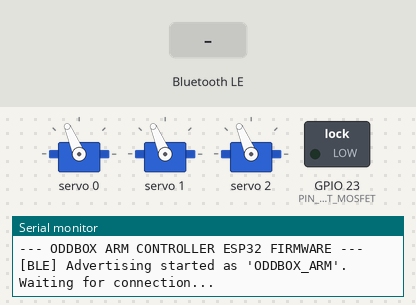
Bench run of a sketch on a simulated ESP32. On the bench: 3 × servo, switched loads named in the sketch (green lamp = pin HIGH), the last lines printed to the serial monitor. The test bench sets the inputs (shaded band). Nothing arrives over Bluetooth unless stated; a phone connects over Bluetooth LE 3 s after start.

Above: at 1.7 s.
1.8 s: Bluetooth LE write "BASE_LEFT" received
At 2.9 s:
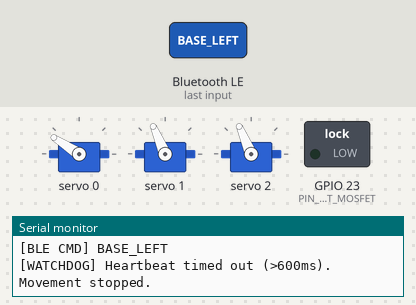
3.8 s: Bluetooth LE write "SHOULDER_UP" received
At 5.5 s:
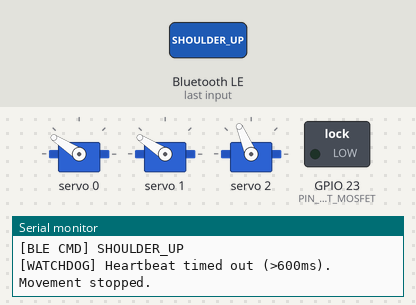
5.8 s: Bluetooth LE write "BASE_RIGHT" received
At 7.5 s:
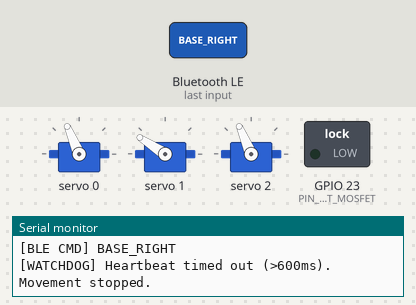
7.8 s: Bluetooth LE write "SHOULDER_DOWN" received
At 8.26 s:
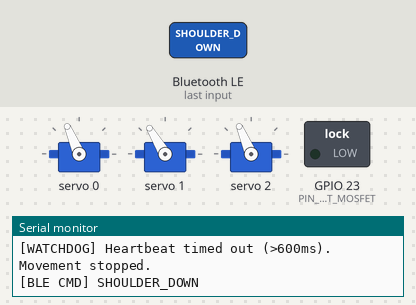
9.8 s: Bluetooth LE write "WRIST_UP" received
At 11.3 s:
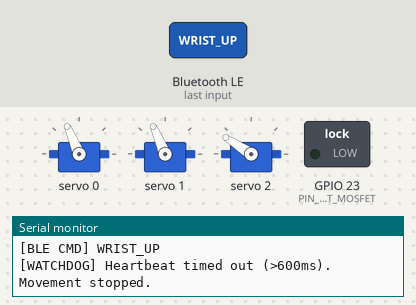
11.8 s: Bluetooth LE write "BASE_LEFT" received
At 13.0 s:
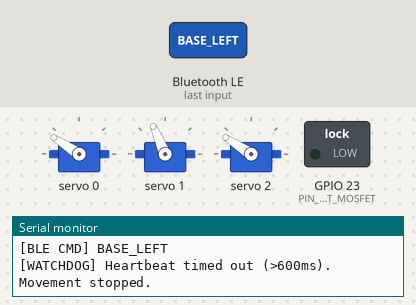
Timing chart, 0 to 14.8 s (numbered marks = the images above; inputs shaded):
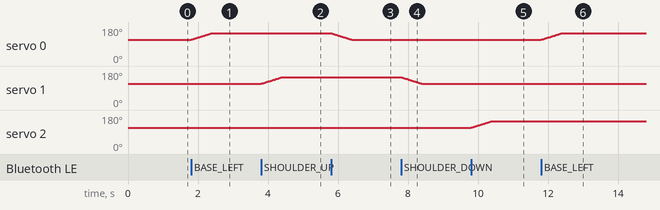

Measured:
- after the input at 1.8 s, servo 0: moves from 113° to 147° over 0.58 s, starting at once
- after the input at 3.8 s, servo 1: moves from 113° to 147° over 0.58 s, starting at once
- after the input at 5.8 s, servo 0: moves from 147° to 113° over 0.58 s, starting at once
- after the input at 7.8 s, servo 1: moves from 147° to 113° over 0.58 s, starting at once
- after the input at 9.8 s, servo 2: moves from 113° to 147° over 0.58 s, starting at once
- after the input at 11.8 s, servo 0: moves from 113° to 147° over 0.58 s, starting at once

The sketch:

ESP32_ODDBOX_ARM.ino
```cpp
/*
 * ODDBOX ARM CONTROLLER — ESP32 Firmware Reference
 *
 * Hardware:
 *  - ESP32 DevKit V1
 *  - PCA9685 16-Channel 12-bit PWM I2C Driver
 *      - Channel 0: Base Servo (MG996R)
 *      - Channel 1: Shoulder Servo (MG996R)
 *      - Channel 2: Wrist Servo (SG90)
 *  - XY-MOS MOSFET Module (Electromagnet Switching)
 *      - Trigger Pin: GPIO 23 (Active HIGH)
 *      - Load: 12V DC Electromagnet
 *  - Power:
 *      - 5V Regulated supply for PCA9685 V+ / Servos
 *      - 12V Regulated supply for Electromagnet
 *      - Common Ground across ESP32, PCA9685, and Power Supplies
 *
 * BLE Specifications:
 *  - Device Name: ODDBOX_ARM
 *  - Service UUID:        12345678-1234-1234-1234-1234567890ab
 *  - Command Char UUID:   12345678-1234-1234-1234-1234567890ac (Write / Write Without Response)
 *  - Status Char UUID:    12345678-1234-1234-1234-1234567890ad (Notify / Read)
 *
 * Safety:
 *  - 600ms Command Watchdog: Movement stops automatically if no heartbeat received.
 *  - Mechanical limit clamping on Base (0-180), Shoulder (15-165), Wrist (0-180).
 */

#include <Wire.h>
#include <Adafruit_PWMServoDriver.h>
#include <BLEDevice.h>
#include <BLEServer.h>
#include <BLEUtils.h>
#include <BLE2902.h>

#define SERVICE_UUID           "12345678-1234-1234-1234-1234567890ab"
#define CHARACTERISTIC_UUID_RX "12345678-1234-1234-1234-1234567890ac" // Command from Android
#define CHARACTERISTIC_UUID_TX "12345678-1234-1234-1234-1234567890ad" // Telemetry to Android

#define PIN_MAGNET_MOSFET 23

// PCA9685 PWM Settings (at 50Hz, standard analog servo pulse is 1ms to 2ms)
#define SERVOMIN  125 // ~0.6ms pulse (~0 deg)
#define SERVOMAX  575 // ~2.4ms pulse (~180 deg)

// PCA9685 Servo Channels
#define CH_BASE     0
#define CH_SHOULDER 1
#define CH_WRIST    2

Adafruit_PWMServoDriver pwm = Adafruit_PWMServoDriver(0x40);

BLEServer* pServer = NULL;
BLECharacteristic* pTxCharacteristic = NULL;
bool deviceConnected = false;
bool oldDeviceConnected = false;

// Current Servo Positions (Degrees)
float baseAngle = 90.0f;
float shoulderAngle = 90.0f;
float wristAngle = 90.0f;

// Limits
const float BASE_MIN = 0.0f, BASE_MAX = 180.0f;
const float SHOULDER_MIN = 15.0f, SHOULDER_MAX = 165.0f;
const float WRIST_MIN = 0.0f, WRIST_MAX = 180.0f;

// Active Movement State
enum ActiveMove {
  MOVE_NONE,
  MOVE_BASE_LEFT,
  MOVE_BASE_RIGHT,
  MOVE_SHOULDER_UP,
  MOVE_SHOULDER_DOWN,
  MOVE_WRIST_UP,
  MOVE_WRIST_DOWN
};

volatile ActiveMove currentMovement = MOVE_NONE;
volatile float stepIncrement = 1.0f; // Adjusted by SPEED:1..3
volatile bool magnetActive = false;
volatile bool emergencyStopped = false;

unsigned long lastCommandTime = 0;
const unsigned long COMMAND_TIMEOUT_MS = 600; // Watchdog: halt movement after 600ms
unsigned long lastTelemetryTime = 0;
const unsigned long TELEMETRY_INTERVAL_MS = 100;

// Convert Angle (0-180) to PCA9685 Pulse Width (ticks)
int angleToPulse(float angle, float minAng, float maxAng) {
  float clamped = constrain(angle, minAng, maxAng);
  return map((int)clamped, 0, 180, SERVOMIN, SERVOMAX);
}

void setServoAngle(uint8_t channel, float angle, float minAng, float maxAng) {
  int pulse = angleToPulse(angle, minAng, maxAng);
  pwm.setPWM(channel, 0, pulse);
}

void sendTelemetry() {
  if (!deviceConnected || pTxCharacteristic == NULL) return;

  char buffer[64];
  snprintf(buffer, sizeof(buffer), "BASE:%d,SHOULDER:%d,WRIST:%d,MAGNET:%s",
           (int)baseAngle, (int)shoulderAngle, (int)wristAngle,
           magnetActive ? "ON" : "OFF");

  pTxCharacteristic->setValue(buffer);
  pTxCharacteristic->notify();
}

class MyServerCallbacks: public BLEServerCallbacks {
    void onConnect(BLEServer* pServer) {
      deviceConnected = true;
      Serial.println("[BLE] Client Connected");
    }

    void onDisconnect(BLEServer* pServer) {
      deviceConnected = false;
      currentMovement = MOVE_NONE;
      magnetActive = false;
      digitalWrite(PIN_MAGNET_MOSFET, LOW);
      Serial.println("[BLE] Client Disconnected. Motors halted, magnet de-energized.");
    }
};

class CommandCallbacks: public BLECharacteristicCallbacks {
    void onWrite(BLECharacteristic *pCharacteristic) {
      String rxValue = pCharacteristic->getValue().c_str();
      rxValue.trim();
      if (rxValue.length() == 0) return;

      Serial.print("[BLE CMD] ");
      Serial.println(rxValue);

      // Handle Emergency Stop
      if (rxValue == "ESTOP") {
        emergencyStopped = true;
        currentMovement = MOVE_NONE;
        magnetActive = false;
        digitalWrite(PIN_MAGNET_MOSFET, LOW);
        sendTelemetry();
        return;
      }

      if (emergencyStopped) {
        if (rxValue == "STOP") {
          // Acknowledge stop
          currentMovement = MOVE_NONE;
        }
        return; // Ignore other motion commands while in ESTOP
      }

      // Movement Heartbeat Commands
      lastCommandTime = millis();

      if (rxValue == "BASE_LEFT") {
        currentMovement = MOVE_BASE_LEFT;
      } else if (rxValue == "BASE_RIGHT") {
        currentMovement = MOVE_BASE_RIGHT;
      } else if (rxValue == "SHOULDER_UP") {
        currentMovement = MOVE_SHOULDER_UP;
      } else if (rxValue == "SHOULDER_DOWN") {
        currentMovement = MOVE_SHOULDER_DOWN;
      } else if (rxValue == "WRIST_UP") {
        currentMovement = MOVE_WRIST_UP;
      } else if (rxValue == "WRIST_DOWN") {
        currentMovement = MOVE_WRIST_DOWN;
      } else if (rxValue == "STOP") {
        currentMovement = MOVE_NONE;
      } else if (rxValue == "MAGNET_ON") {
        magnetActive = true;
        digitalWrite(PIN_MAGNET_MOSFET, HIGH);
        sendTelemetry();
      } else if (rxValue == "MAGNET_OFF") {
        magnetActive = false;
        digitalWrite(PIN_MAGNET_MOSFET, LOW);
        sendTelemetry();
      } else if (rxValue == "SPEED:1") {
        stepIncrement = 0.5f; // Slow precision mode
      } else if (rxValue == "SPEED:2") {
        stepIncrement = 1.2f; // Medium mode
      } else if (rxValue == "SPEED:3") {
        stepIncrement = 2.5f; // Fast mode
      }
    }
};

void setup() {
  Serial.begin(115200);
  Serial.println("\n--- ODDBOX ARM CONTROLLER ESP32 FIRMWARE ---");

  // Electromagnet Pin
  pinMode(PIN_MAGNET_MOSFET, OUTPUT);
  digitalWrite(PIN_MAGNET_MOSFET, LOW);

  // Initialize PCA9685
  Wire.begin();
  pwm.begin();
  pwm.setOscillatorFrequency(27000000);
  pwm.setPWMFreq(50); // 50Hz servo update rate

  // Home Servos to 90 degrees
  setServoAngle(CH_BASE, baseAngle, BASE_MIN, BASE_MAX);
  setServoAngle(CH_SHOULDER, shoulderAngle, SHOULDER_MIN, SHOULDER_MAX);
  setServoAngle(CH_WRIST, wristAngle, WRIST_MIN, WRIST_MAX);
  delay(500);

  // Initialize BLE
  BLEDevice::init("ODDBOX_ARM");
  pServer = BLEDevice::createServer();
  pServer->setCallbacks(new MyServerCallbacks());

  BLEService *pService = pServer->createService(SERVICE_UUID);

  // Status (TX / Notify) Characteristic
  pTxCharacteristic = pService->createCharacteristic(
                        CHARACTERISTIC_UUID_TX,
                        BLECharacteristic::PROPERTY_NOTIFY | BLECharacteristic::PROPERTY_READ
                      );
  pTxCharacteristic->addDescriptor(new BLE2902());

  // Command (RX / Write) Characteristic
  BLECharacteristic *pRxCharacteristic = pService->createCharacteristic(
                                           CHARACTERISTIC_UUID_RX,
                                           BLECharacteristic::PROPERTY_WRITE | BLECharacteristic::PROPERTY_WRITE_NR
                                         );
  pRxCharacteristic->setCallbacks(new CommandCallbacks());

  pService->start();

  BLEAdvertising *pAdvertising = BLEDevice::getAdvertising();
  pAdvertising->addServiceUUID(SERVICE_UUID);
  pAdvertising->setScanResponse(true);
  pAdvertising->setMinPreferred(0x06); // functions that help with iPhone connections
  pAdvertising->setMinPreferred(0x12);
  BLEDevice::startAdvertising();

  Serial.println("[BLE] Advertising started as 'ODDBOX_ARM'. Waiting for connection...");
}

void loop() {
  unsigned long now = millis();

  // Watchdog check: If no heartbeat received within 600ms, immediately stop movement!
  if (currentMovement != MOVE_NONE && (now - lastCommandTime > COMMAND_TIMEOUT_MS)) {
    Serial.println("[WATCHDOG] Heartbeat timed out (>600ms). Movement stopped.");
    currentMovement = MOVE_NONE;
  }

  // Execute incremental movement on active axis
  if (currentMovement != MOVE_NONE && !emergencyStopped) {
    switch (currentMovement) {
      case MOVE_BASE_LEFT:
        baseAngle = constrain(baseAngle + stepIncrement, BASE_MIN, BASE_MAX);
        setServoAngle(CH_BASE, baseAngle, BASE_MIN, BASE_MAX);
        break;
      case MOVE_BASE_RIGHT:
        baseAngle = constrain(baseAngle - stepIncrement, BASE_MIN, BASE_MAX);
        setServoAngle(CH_BASE, baseAngle, BASE_MIN, BASE_MAX);
        break;
      case MOVE_SHOULDER_UP:
        shoulderAngle = constrain(shoulderAngle + stepIncrement, SHOULDER_MIN, SHOULDER_MAX);
        setServoAngle(CH_SHOULDER, shoulderAngle, SHOULDER_MIN, SHOULDER_MAX);
        break;
      case MOVE_SHOULDER_DOWN:
        shoulderAngle = constrain(shoulderAngle - stepIncrement, SHOULDER_MIN, SHOULDER_MAX);
        setServoAngle(CH_SHOULDER, shoulderAngle, SHOULDER_MIN, SHOULDER_MAX);
        break;
      case MOVE_WRIST_UP:
        wristAngle = constrain(wristAngle + stepIncrement, WRIST_MIN, WRIST_MAX);
        setServoAngle(CH_WRIST, wristAngle, WRIST_MIN, WRIST_MAX);
        break;
      case MOVE_WRIST_DOWN:
        wristAngle = constrain(wristAngle - stepIncrement, WRIST_MIN, WRIST_MAX);
        setServoAngle(CH_WRIST, wristAngle, WRIST_MIN, WRIST_MAX);
        break;
      default:
        break;
    }
  }

  // Transmit periodic telemetry feedback to Android
  if (deviceConnected && (now - lastTelemetryTime >= TELEMETRY_INTERVAL_MS)) {
    lastTelemetryTime = now;
    sendTelemetry();
  }

  // Handle re-advertising after disconnect
  if (!deviceConnected && oldDeviceConnected) {
    delay(500);
    pServer->startAdvertising();
    Serial.println("[BLE] Restarted advertising");
    oldDeviceConnected = deviceConnected;
  }
  if (deviceConnected && !oldDeviceConnected) {
    oldDeviceConnected = deviceConnected;
  }

  delay(20); // 50Hz update loop
}
```
